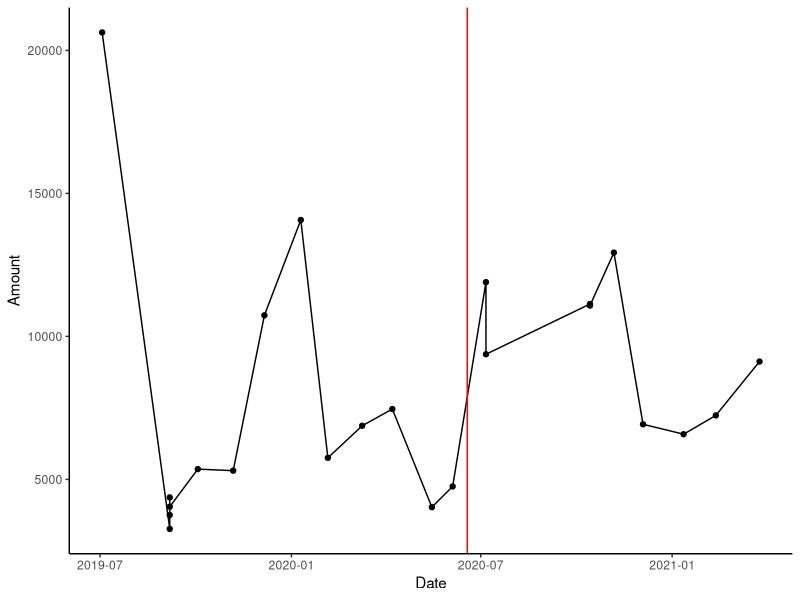

Write R code to recreate this figure. (Note: this script raises an error after producing the figure.)
## ---- chunk 1
library(dplyr, warn.conflicts = FALSE)
library(readxl, warn.conflicts = FALSE)
library(purrr, warn.conflicts = FALSE)
library(ggplot2, warn.conflicts = FALSE)
library(patchwork, warn.conflicts = FALSE)
## ---- chunk 2
walk2(
  .x = c("Yr 1 voucher details", "Yr 2 voucher details ", "Yr 3 voucher details "),
  .y = c("y1", "y2", "y3"),
  .f = function(x, y) {
    assign(y, read_excel("data/Subcontracts Summary_14184.xlsx", sheet = x), envir = .GlobalEnv)
  }
)
## ---- chunk 3
df <- y1 %>% 
  bind_rows(y2) %>% 
  bind_rows(y3)
## ---- chunk 4
df %>% 
  count(Subcontract)
## ---- chunk 5
ms <- df %>% 
  filter(Subcontract == "MedStar") %>% 
  mutate(Date = `Date received`)
## ---- chunk 6
ms %>% 
  select(`Date received`, `Period Covered`, Amount)
## ---- chunk 7
p1 <- ggplot(ms, aes(Date, Amount)) +
  geom_line() +
  geom_point() +
  geom_vline(xintercept = as.POSIXct("2020-06-18"), color = "red") +
  theme_classic()
## ---- chunk 8
p2 <- ggplot(scheduled_per_day, aes(Date, n_scheduled)) +
  geom_line() + 
  theme_classic()
## ---- chunk 9
p1 + p2
## ---- chunk 10
calls_per_day_w_scheduled %>% 
  ggplot(aes(Date, `N called`)) +
  geom_line(color = "#8a8a8a") +
  geom_point(aes(color = `N Scheduled`)) +
  scale_x_date("Date", date_label = "%Y-%b" 
    # Make sure the x-axis includes the earliest date and today with other breakes
    # coming at 1 week intervals.
    # 2020-11-09: Commented out the breaks. It looked cluttered.
    # breaks = seq(min(calls_per_day_w_scheduled$Date), Sys.Date(), "weeks")
  ) +
  scale_y_continuous("Number of Calls") +
  scale_color_manual(
    "F/U Scheduled", 
    values = c("#a60303", "#6AA2E7", "#03a606"),
    drop = FALSE
  ) +
  theme_bw() +
  theme(legend.title = element_text(size = 8))
